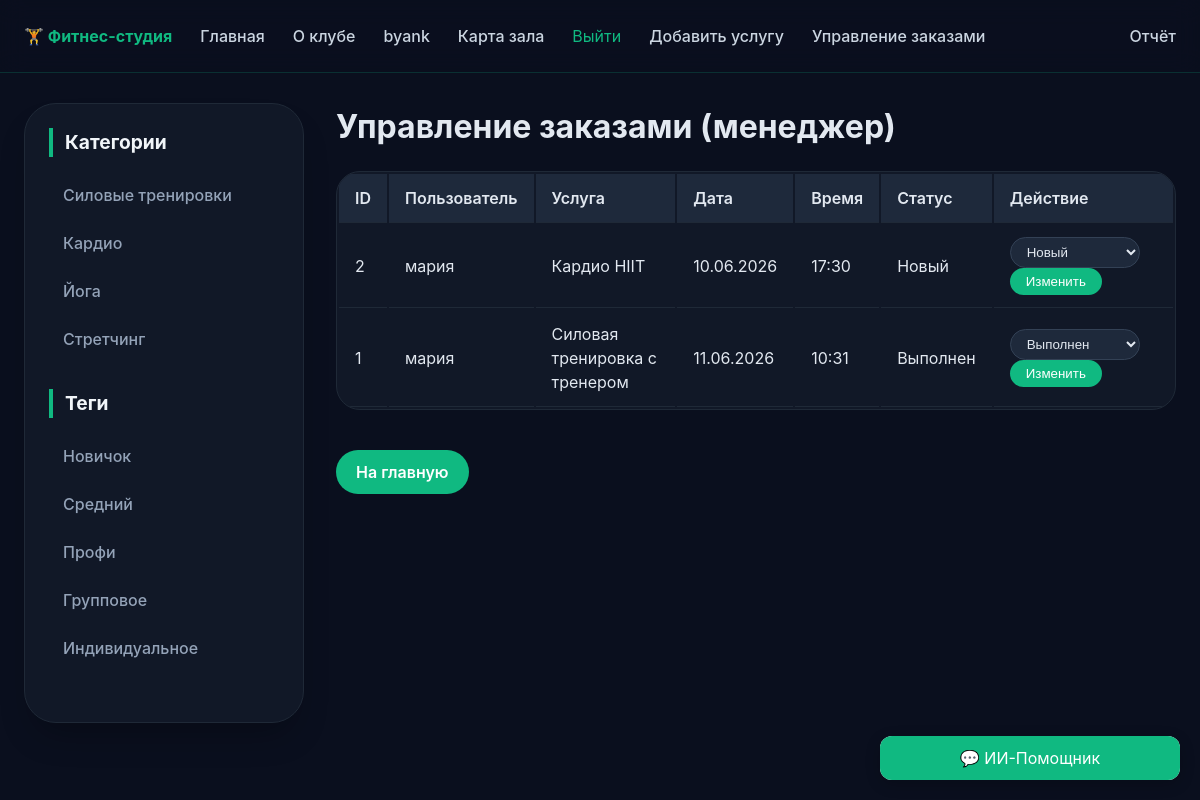
Page /orders/all/ (signed in) on the committed database.
### users/models.py (models this page shows, shortened)
class User(AbstractUser):
    phone = models.CharField(max_length=20, blank=True, verbose_name='Телефон')
    address = models.CharField(max_length=255, blank=True, verbose_name='Адрес')
    avatar = models.ImageField(upload_to='avatars/', blank=True, null=True, verbose_name='Аватар')

### services/models.py (models this page shows, shortened)
class Category(models.Model):
    name = models.CharField(max_length=100, db_index=True, verbose_name='Категория')
    slug = models.SlugField(max_length=100, unique=True, db_index=True, verbose_name='URL')
    def get_absolute_url(self):
        return reverse('services:category', kwargs={'cat_slug': self.slug})
    class Meta:
        verbose_name = 'Категория'
        verbose_name_plural = 'Категории'

class Tag(models.Model):
    name = models.CharField(max_length=100, db_index=True, verbose_name='Тэг')
    slug = models.SlugField(max_length=100, unique=True, db_index=True, verbose_name='URL')
    def get_absolute_url(self):
        return reverse('services:tag', kwargs={'tag_slug': self.slug})
    class Meta:
        verbose_name = 'Тэг'
        verbose_name_plural = 'Тэги'

class Service(models.Model):
    title = models.CharField(max_length=255, verbose_name='Название услуги')
    slug = models.SlugField(max_length=255, unique=True, db_index=True, verbose_name='URL')
    description = models.TextField(verbose_name='Описание')
    price = models.DecimalField(max_digits=10, decimal_places=2, verbose_name='Цена')
    duration = models.PositiveIntegerField(help_text='Длительность в минутах', verbose_name='Длительность (мин)')
    category = models.ForeignKey(Category, on_delete=models.PROTECT, verbose_name='Категория')
    tags = models.ManyToManyField(Tag, blank=True, verbose_name='Тэги')
    photo = models.ImageField(upload_to='services/%Y/%m/%d/', blank=True, verbose_name='Фото')
    is_published = models.BooleanField(default=True, verbose_name='Опубликовано')
    time_create = models.DateTimeField(auto_now_add=True, verbose_name='Время создания')
    time_update = models.DateTimeField(auto_now=True, verbose_name='Время изменения')
    class Meta:
        verbose_name = 'Услуга'
        verbose_name_plural = 'Услуги'
        ordering = ['-time_create']

### orders/models.py (models this page shows, shortened)
class Order(models.Model):
    STATUS_CHOICES = [
        ('new', 'Новый'),
        ('confirmed', 'Подтверждён'),
        ('completed', 'Выполнен'),
        ('canceled', 'Отменён'),
    ]
    user = models.ForeignKey(settings.AUTH_USER_MODEL, on_delete=models.CASCADE, related_name='orders', verbose_name='Клиент')
    service = models.ForeignKey(Service, on_delete=models.CASCADE, verbose_name='Услуга')
    booking_date = models.DateField(verbose_name='Дата бронирования')
    booking_time = models.TimeField(verbose_name='Время бронирования')
    created_at = models.DateTimeField(auto_now_add=True, verbose_name='Дата создания заказа')
    status = models.CharField(max_length=20, choices=STATUS_CHOICES, default='new', verbose_name='Статус')
    comment = models.TextField(blank=True, verbose_name='Комментарий')
    class Meta:
        verbose_name = 'Заказ'
        verbose_name_plural = 'Заказы'

### orders/views.py (the view)
# urls.py: path('all/', views.all_orders, name='all_orders'),
@staff_member_required
def all_orders(request):
    orders = Order.objects.all().order_by('-created_at')
    return render(request, 'orders/all_orders.html', {'orders': orders})

### services/context_processors.py (called while the page is built)
def get_sidebar_data(request):
    return {
        'categories': Category.objects.all(),
        'tags': Tag.objects.all(),
    }

### orders/templates/orders/all_orders.html (shortened to what this page needs)
{% extends 'base.html' %}
{% block content %}
<div class="orders-management">
    <h1>Управление заказами (менеджер)</h1>
    <div style="overflow-x: auto;">
        <table class="orders-table">
            <thead>
                <tr>
                    <th>ID</th>
                    <th>Пользователь</th>
                    <th>Услуга</th>
                    <th>Дата</th>
                    <th>Время</th>
                    <th>Статус</th>
                    <th>Действие</th>
                </tr>
            </thead>
            <tbody>
                {% for order in orders %}
                <tr>
                    <td>{{ order.id }}</td>
                    <td>{{ order.user.username }}</td>
                    <td>{{ order.service.title }}</td>
                    <td>{{ order.booking_date|date:"d.m.Y" }}</td>
                    <td>{{ order.booking_time|time:"H:i" }}</td>
                    <td class="status-{{ order.status }}">
                        {{ order.get_status_display }}
                    </td>
                    <td class="action-cell">
                        <form method="post" action="{% url 'orders:change_status' order.id %}">
                            <select name="status">
                                <option value="new" {% if order.status == 'new' %}selected{% endif %}>Новый</option>
                                <option value="completed" {% if order.status == 'completed' %}selected{% endif %}>Выполнен</option>
                            </select>
                            <button type="submit">Изменить</button>
                        </form>
                    </td>
                </tr>
                {% empty %}
                <tr>
                    <td colspan="7" style="text-align: center;">Нет заказов.</td>
                </tr>
                {% endfor %}
            </tbody>
        </table>
    </div>
    <div style="margin-top: 20px;">
        <a href="{% url 'services:home' %}" class="btn">На главную</a>
    </div>
</div>
{% endblock %}

### templates/base.html (shortened to what this page needs)
{% load static %}
<!DOCTYPE html>
<html lang="ru">
<head>
    <link rel="stylesheet" href="{% static 'css/styles.css' %}">
</head>
<body>
    <header>
        <nav>
            <a href="{% url 'services:home' %}" style="font-weight: bold; color: #10b981;">🏋️ Фитнес-студия</a>
            <a href="{% url 'services:home' %}">Главная</a>
            <a href="{% url 'services:about' %}">О клубе</a>
            {% if user.is_authenticated %}
                <a href="{% url 'users:profile' %}">{{ user.username }}</a>
                <a href="{% url 'services:map_page' %}">Карта зала</a>
                <form action="{% url 'users:logout' %}" method="post" style="display: inline;">
    <button type="submit" style="background: none; border: none; color: #10b981; cursor: pointer; font: inherit; padding: 0;">Выйти</button>
</form>
                {% if perms.services.add_service %}
                    <a href="{% url 'services:add_service' %}">Добавить услугу</a>
                {% endif %}
                {% if user.is_staff %}
                    <a href="{% url 'orders:all_orders' %}">Управление заказами</a>
                    <a href="{% url 'orders:report' %}">Отчёт</a>
                {% endif %}
            {% else %}
                <a href="{% url 'users:login' %}">Войти</a>
                <a href="{% url 'users:register' %}">Регистрация</a>
            {% endif %}
        </nav>
    </header>
    <div class="container">
        <aside class="sidebar">
            <h3>Категории</h3>
            <ul>
                {% for cat in categories %}
                    <li><a href="{{ cat.get_absolute_url }}">{{ cat.name }}</a></li>
                {% endfor %}
            </ul>
            <h3>Теги</h3>
            <ul>
                {% for t in tags %}
                    <li><a href="{{ t.get_absolute_url }}">{{ t.name }}</a></li>
                {% endfor %}
            </ul>
        </aside>
        <main class="content">
            {% block content %}
            {% endblock %}
        </main>
    </div>
<div class="ai-chat-widget" style="position: fixed; bottom: 20px; right: 20px; width: 300px; background: white; border-radius: 12px; box-shadow: 0 4px 15px rgba(0,0,0,0.2); overflow: hidden; z-index: 1000;">
    <div class="chat-header" style="background: #10b981; padding: 10px; color: white; text-align: center; cursor: pointer;">
        💬 ИИ-Помощник
    </div>
</div>
</body>
</html>

### static/css/styles.css (style rules this page uses)
* { margin: 0; padding: 0; box-sizing: border-box; }
body { font-family: 'Inter', 'Segoe UI', system-ui, -apple-system, sans-serif; background: #0a0f1e; color: #e2e8f0; line-height: 1.5; }
header { background: rgba(10, 15, 30, 0.9); backdrop-filter: blur(12px); border-bottom: 1px solid rgba(16, 185, 129, 0.2); position: sticky; top: 0; z-index: 100; }
nav { max-width: 1300px; margin: 0 auto; padding: 18px 24px; display: flex; gap: 28px; align-items: center; flex-wrap: wrap; }
nav a { text-decoration: none; color: #cbd5e1; font-weight: 500; transition: 0.2s; padding: 6px 0; position: relative; }
nav a::after { content: ''; position: absolute; bottom: 0; left: 0; width: 0; height: 2px; background: #10b981; transition: width 0.2s; box-shadow: 0 0 6px #10b981; }
nav a:last-child { margin-left: auto; }
.container { max-width: 1300px; margin: 30px auto; padding: 0 24px; display: flex; gap: 32px; }
.sidebar { width: 280px; flex-shrink: 0; background: #111827; border-radius: 32px; padding: 24px; border: 1px solid #1f2937; box-shadow: 0 20px 35px -12px rgba(0, 0, 0, 0.3); position: sticky; top: 90px; align-self: start; }
.sidebar h3 { font-size: 1.2rem; font-weight: 700; margin-bottom: 18px; padding-left: 12px; border-left: 4px solid #10b981; color: #f1f5f9; }
.sidebar ul { list-style: none; margin-bottom: 30px; }
.sidebar ul li { margin-bottom: 8px; }
.sidebar ul li a { display: block; padding: 8px 14px; color: #94a3b8; text-decoration: none; border-radius: 40px; transition: all 0.2s; font-weight: 500; }
.content { flex: 1; }
.btn { display: inline-block; background: #10b981; color: white; border: none; padding: 10px 20px; border-radius: 40px; font-weight: 600; text-decoration: none; transition: 0.2s; cursor: pointer; text-align: center; }
table { width: 100%; background: #111827; border-radius: 24px; overflow: hidden; border: 1px solid #1f2937; }
th, td { padding: 12px 16px; text-align: left; border-bottom: 1px solid #1f2937; }
th { background: #1e293b; font-weight: 600; color: #e2e8f0; }
.orders-management h1 { margin-bottom: 20px; }
.orders-management table { margin-bottom: 20px; width: 100%; overflow-x: auto; display: block; }
.orders-management select { background: #1e293b; color: #e2e8f0; border: 1px solid #334155; padding: 6px 12px; border-radius: 24px; margin-right: 8px; cursor: pointer; }
.orders-management button { background: #10b981; border: none; padding: 6px 16px; border-radius: 30px; color: white; cursor: pointer; transition: 0.2s; }

### rows in the picture
User: username "byank"
Category: name "Силовые тренировки"
Category: name "Кардио"
Category: name "Йога"
Category: name "Стретчинг"
Tag: name "Новичок"
Tag: name "Средний"
Tag: name "Профи"
Tag: name "Групповое"
Tag: name "Индивидуальное"
Order: id "2", user.username "мария", service "Кардио HIIT", booking_date "10.06.2026", booking_time "17:30", status "Новый"
Order: id "1", user.username "мария", service "Силовая тренировка с тренером", booking_date "11.06.2026", booking_time "10:31", status "Выполнен"
